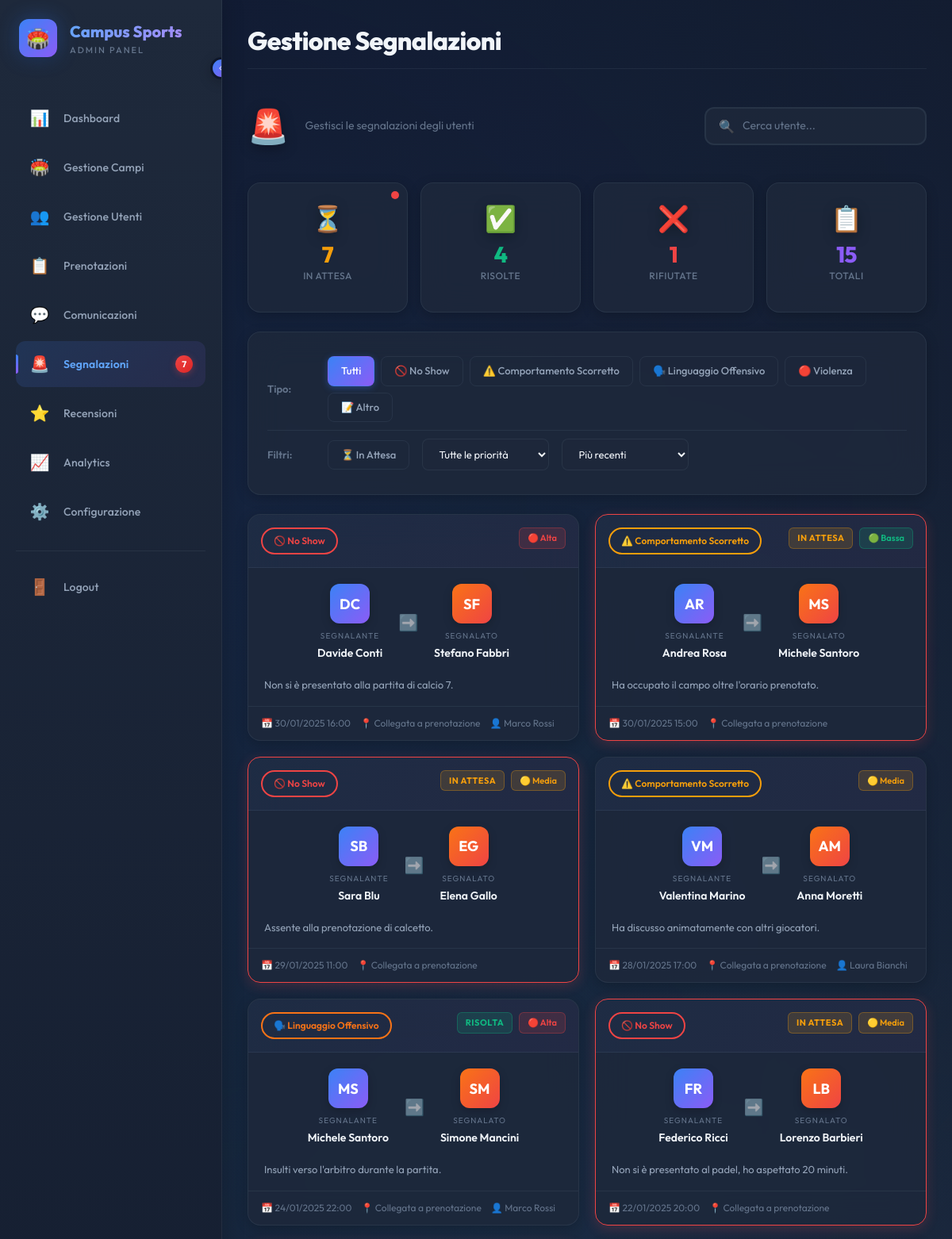
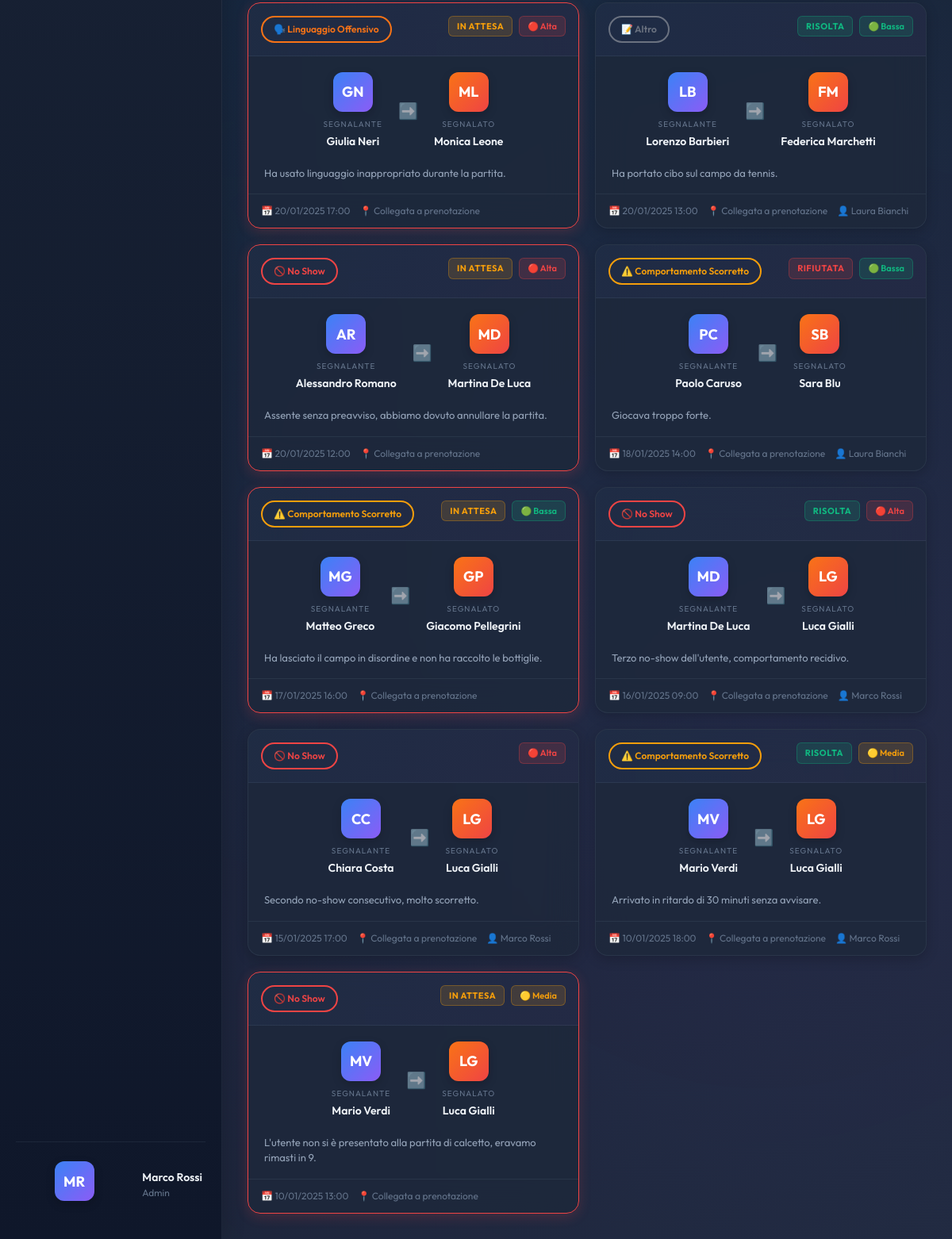
Before: /admin/segnalazioni.php (signed in) with the older database file (2 pictures, top to bottom).
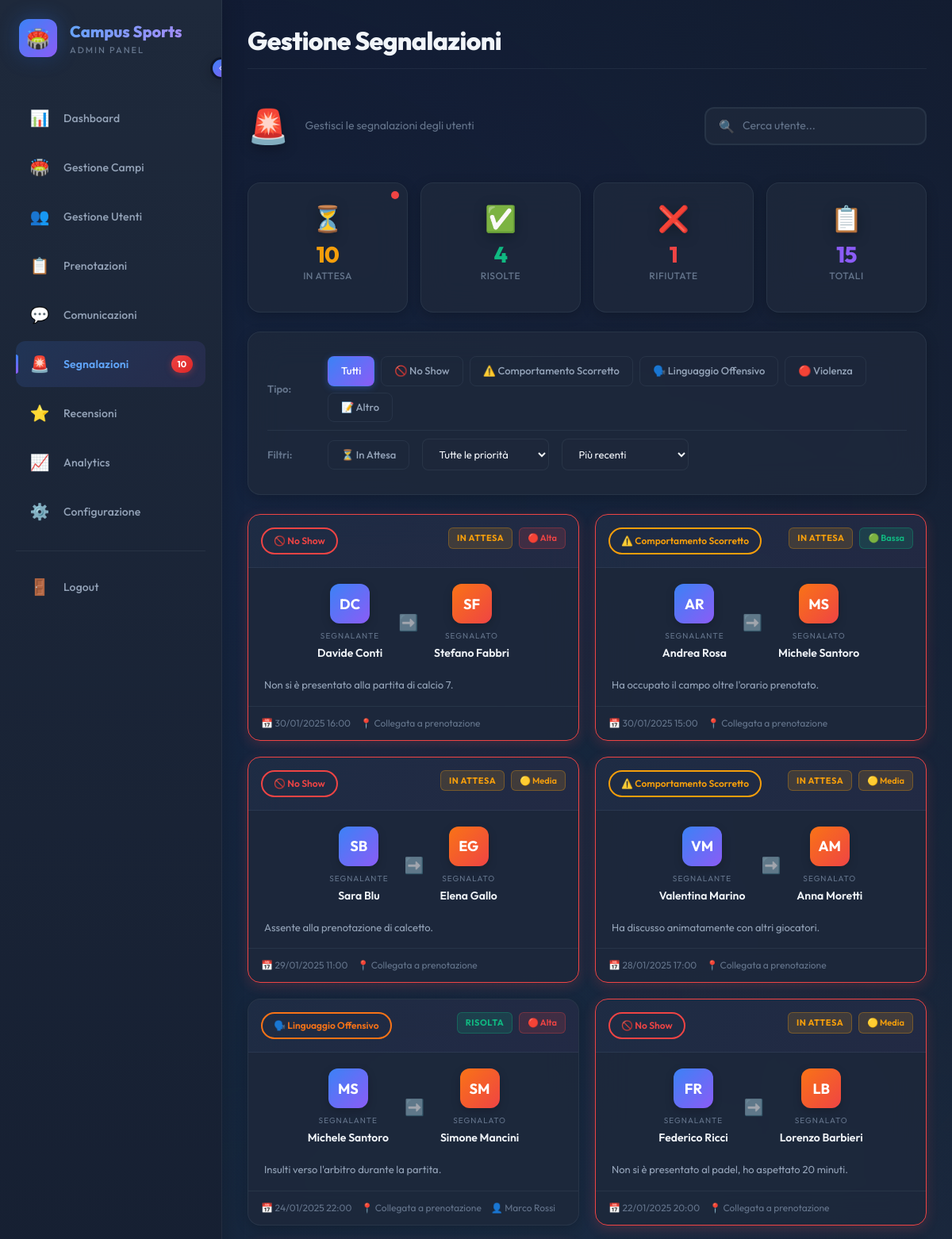
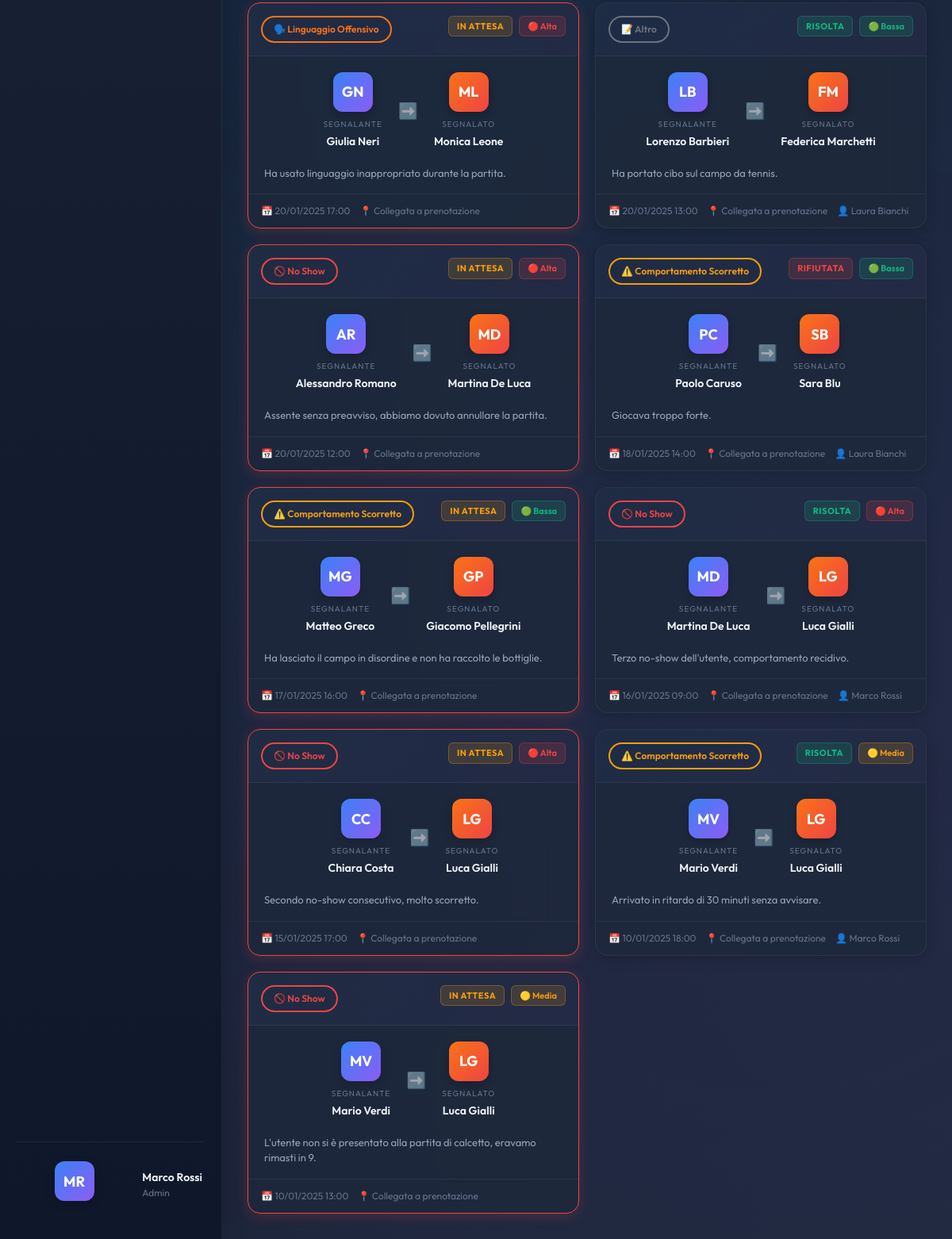
After: the same page with the newer database file (2 pictures, top to bottom).
### tables this page shows
CREATE TABLE IF NOT EXISTS `segnalazioni` (
  `segnalazione_id` INT NOT NULL AUTO_INCREMENT,
  `user_segnalante_id` INT NOT NULL,
  `user_segnalato_id` INT NOT NULL,
  `tipo` ENUM('no_show', 'comportamento_scorretto', 'linguaggio_offensivo', 'violenza', 'altro') NOT NULL,
  `descrizione` TEXT NOT NULL,
  `prenotazione_id` INT NULL,
  `stato` ENUM('pending', 'resolved', 'rejected') NOT NULL DEFAULT 'pending',
  `priorita` ENUM('bassa', 'media', 'alta') NOT NULL DEFAULT 'media',
  `admin_id` INT NULL,
  `azione_intrapresa` ENUM('nessuna', 'warning', 'penalty_points', 'sospensione', 'ban') NULL,
  `penalty_assegnati` INT NULL,
  `note_risoluzione` TEXT NULL,
  `created_at` DATETIME NOT NULL DEFAULT CURRENT_TIMESTAMP,
  `resolved_at` DATETIME NULL,
  PRIMARY KEY (`segnalazione_id`),
  INDEX `fk_segnalazioni_segnalante_idx` (`user_segnalante_id` ASC),
  INDEX `fk_segnalazioni_segnalato_idx` (`user_segnalato_id` ASC),
  INDEX `fk_segnalazioni_prenotazioni_idx` (`prenotazione_id` ASC),
  INDEX `fk_segnalazioni_admins_idx` (`admin_id` ASC),
  CONSTRAINT `fk_segnalazioni_segnalante`
    FOREIGN KEY (`user_segnalante_id`)
    REFERENCES `utenti_standard` (`user_id`)
    ON DELETE RESTRICT
    ON UPDATE CASCADE,
  CONSTRAINT `fk_segnalazioni_segnalato`
    FOREIGN KEY (`user_segnalato_id`)
    REFERENCES `utenti_standard` (`user_id`)
    ON DELETE RESTRICT
    ON UPDATE CASCADE,
  CONSTRAINT `fk_segnalazioni_prenotazioni`
    FOREIGN KEY (`prenotazione_id`)
    REFERENCES `prenotazioni` (`prenotazione_id`)
    ON DELETE SET NULL
    ON UPDATE CASCADE,
  CONSTRAINT `fk_segnalazioni_admins`
    FOREIGN KEY (`admin_id`)
    REFERENCES `admins` (`user_id`)
    ON DELETE SET NULL
    ON UPDATE CASCADE);

### admin/segnalazioni.php (called while the page is built, shortened)
<?php
require_once '../bootstrap.php';
$templateParams['stats'] = $dbh->getSegnalazioniStats();
$templateParams['tipi_segnalazione'] = $dbh->getTipiSegnalazione();
$filtri = [
    'stato' => $_GET['stato'] ?? '',
    'tipo' => $_GET['tipo'] ?? '',
    'priorita' => $_GET['priorita'] ?? '',
    'ordina' => $_GET['ordina'] ?? 'recenti',
    'search' => trim($_GET['search'] ?? ''),
    'data_da' => $_GET['data_da'] ?? '',
    'data_a' => $_GET['data_a'] ?? ''
];
$templateParams['filtri'] = $filtri;
$templateParams['segnalazioni'] = $dbh->getAllSegnalazioni($filtri);
$templateParams['titolo'] = 'Gestione Segnalazioni';
$templateParams['titolo_pagina'] = 'Gestione Segnalazioni';
$templateParams['nome'] = 'segnalazioni.php';
require 'template/base.php';
?>

### database/DatabaseHelper.php (called while the page is built, shortened)
<?php
class DatabaseHelper {
    private $db;
    public function __construct($servername, $username, $password, $dbname, $port) {
        $this->db = new mysqli($servername, $username, $password, $dbname, $port);
        $this->db->set_charset("utf8mb4");
    }
    public function getSegnalazioniPending() {
        $query = "SELECT COUNT(*) as totale FROM segnalazioni WHERE stato = 'pending'";
        $result = $this->db->query($query);
        return $result->fetch_assoc()['totale'] ?? 0;
    }
    public function getSegnalazioniStats() {
    $query = "SELECT
                COUNT(*) as totale,
                SUM(CASE WHEN stato = 'pending' THEN 1 ELSE 0 END) as pending,
                SUM(CASE WHEN stato = 'resolved' AND resolved_at >= DATE_SUB(NOW(), INTERVAL 7 DAY) THEN 1 ELSE 0 END) as resolved_week,
                SUM(CASE WHEN stato = 'resolved' THEN 1 ELSE 0 END) as resolved,
                SUM(CASE WHEN stato = 'rejected' THEN 1 ELSE 0 END) as rejected,
                SUM(CASE WHEN priorita = 'alta' AND stato = 'pending' THEN 1 ELSE 0 END) as alta_priorita_pending
              FROM segnalazioni";
    $result = $this->db->query($query);
    return $result->fetch_assoc();
    }
    public function getAllSegnalazioni($filtri = []) {
        $query = "SELECT
                    s.segnalazione_id, s.tipo, s.descrizione, s.stato, s.priorita,
                    s.created_at, s.resolved_at, s.azione_intrapresa, s.penalty_assegnati,
                    s.note_risoluzione, s.prenotazione_id,
                    u_segnalante.user_id as segnalante_id,
                    CONCAT(u_segnalante.nome, ' ', u_segnalante.cognome) as segnalante_nome,
                    u_segnalante.email as segnalante_email,
                    u_segnalato.user_id as segnalato_id,
                    CONCAT(u_segnalato.nome, ' ', u_segnalato.cognome) as segnalato_nome,
                    u_segnalato.email as segnalato_email,
                    u_segnalato.stato as segnalato_stato,
                    us_segnalato.penalty_points as segnalato_penalty,
                    CONCAT(u_admin.nome, ' ', u_admin.cognome) as admin_nome,
                    DATEDIFF(NOW(), s.created_at) as giorni_attesa,
                    (SELECT COUNT(*) FROM segnalazioni WHERE user_segnalato_id = s.user_segnalato_id) as segnalato_tot_segnalazioni
                  FROM segnalazioni s
                  JOIN users u_segnalante ON s.user_segnalante_id = u_segnalante.user_id
                  JOIN users u_segnalato ON s.user_segnalato_id = u_segnalato.user_id
                  LEFT JOIN utenti_standard us_segnalato ON s.user_segnalato_id = us_segnalato.user_id
                  LEFT JOIN users u_admin ON s.admin_id = u_admin.user_id
                  WHERE 1=1";
        $params = [];
        $types = '';
        $orderBy = " ORDER BY ";
        switch ($filtri['ordina'] ?? 'recenti') {
            default:
                $orderBy .= "s.created_at DESC";
        }
        $query .= $orderBy;
        if (!empty($params)) {
            $stmt = $this->db->prepare($query);
            $stmt->bind_param($types, ...$params);
            $stmt->execute();
            $result = $stmt->get_result();
        } else {
            $result = $this->db->query($query);
        }
        return $result->fetch_all(MYSQLI_ASSOC);
    }
    public function getTipiSegnalazione() {
        return [
            'no_show' => ['label' => 'No Show', 'icon' => '🚫', 'color' => '#EF4444'],
            'comportamento_scorretto' => ['label' => 'Comportamento Scorretto', 'icon' => '⚠️', 'color' => '#F59E0B'],
            'linguaggio_offensivo' => ['label' => 'Linguaggio Offensivo', 'icon' => '🗣️', 'color' => '#F97316'],
            'violenza' => ['label' => 'Violenza', 'icon' => '🔴', 'color' => '#DC2626'],
            'altro' => ['label' => 'Altro', 'icon' => '📝', 'color' => '#6B7280']
        ];
    }
}
?>

### bootstrap.php (called while the page is built, shortened)
<?php
require_once(__DIR__ . "/database/DatabaseHelper.php");
$dbh = new DatabaseHelper("localhost", "root", "", "campus_sports_arena", 3306);
?>

### admin/template/segnalazioni.php (the view, shortened to what the changed rows need)
<link rel="stylesheet" href="css/segnalazioni.css">
<link rel="stylesheet" href="css/modal-segnalazione.css">
<?php
function getInitials($nome) {
    $parts = explode(' ', $nome);
    $initials = '';
    foreach ($parts as $part) {
        $initials .= strtoupper(substr($part, 0, 1));
    }
    return substr($initials, 0, 2);
}
?>
<div class="gestione-header">
    <span class="header-icon">🚨</span>
    <p class="page-subtitle">Gestisci le segnalazioni degli utenti</p>
    <div class="search-box">
        <span class="search-icon">🔍</span>
        <input type="text" class="search-input" id="searchInput" placeholder="Cerca utente..."
               value="<?= htmlspecialchars($templateParams['filtri']['search'] ?? '') ?>">
    </div>
</div>
<div class="row g-3 mb-4">
    <div class="col-xl-3 col-md-6 col-6">
        <div class="kpi-card" data-color="orange" data-stato="pending">
            <span class="kpi-icon">⏳</span>
            <div class="kpi-value"><?= $templateParams['stats']['pending'] ?? 0 ?></div>
            <div class="kpi-label">In Attesa</div>
            <?php if (($templateParams['stats']['pending'] ?? 0) > 0): ?>
                <span class="notification-dot"></span>
            <?php endif; ?>
        </div>
    </div>
    <div class="col-xl-3 col-md-6 col-6">
        <div class="kpi-card" data-color="green" data-stato="resolved">
            <span class="kpi-icon">✅</span>
            <div class="kpi-value"><?= ($templateParams['stats']['resolved'] ?? 0) + ($templateParams['stats']['in_review'] ?? 0) ?></div>
            <div class="kpi-label">Risolte</div>
        </div>
    </div>
    <div class="col-xl-3 col-md-6 col-6">
        <div class="kpi-card" data-color="red" data-stato="rejected">
            <span class="kpi-icon">❌</span>
            <div class="kpi-value"><?= $templateParams['stats']['rejected'] ?? 0 ?></div>
            <div class="kpi-label">Rifiutate</div>
        </div>
    </div>
    <div class="col-xl-3 col-md-6 col-6">
        <div class="kpi-card" data-color="purple" data-stato="">
            <span class="kpi-icon">📋</span>
            <div class="kpi-value"><?= $templateParams['stats']['totale'] ?? 0 ?></div>
            <div class="kpi-label">Totali</div>
        </div>
    </div>
</div>
<div class="filters-card mb-4">
    <div class="filter-row">
        <span class="filter-label">Tipo:</span>
        <div class="filter-chips">
            <button type="button" class="filter-chip <?= empty($templateParams['filtri']['tipo']) ? 'active' : '' ?>" data-tipo="">
                Tutti
            </button>
            <?php foreach ($templateParams['tipi_segnalazione'] as $key => $tipo): ?>
                <button type="button" class="filter-chip <?= ($templateParams['filtri']['tipo'] ?? '') === $key ? 'active' : '' ?>"
                        data-tipo="<?= $key ?>">
                    <?= $tipo['icon'] ?> <?= $tipo['label'] ?>
                </button>
            <?php endforeach; ?>
        </div>
    </div>
    <div class="filter-row">
        <span class="filter-label">Filtri:</span>
        <button type="button" class="filter-chip stato-chip <?= ($templateParams['filtri']['stato'] ?? '') === 'pending' ? 'active' : '' ?>"
                data-stato-filter="pending">
            ⏳ In Attesa
        </button>
        <select id="filtroPriorita" class="sort-select">
            <option value="" <?= empty($templateParams['filtri']['priorita']) ? 'selected' : '' ?>>Tutte le priorità</option>
        </select>
        <select id="filtroOrdina" class="sort-select">
            <option value="recenti" <?= ($templateParams['filtri']['ordina'] ?? '') === 'recenti' ? 'selected' : '' ?>>Più recenti</option>
        </select>
    </div>
</div>
<div class="segnalazioni-grid">
    <?php if (empty($templateParams['segnalazioni'])): ?>
    <div class="no-results">
        <div class="no-results-icon">📭</div>
        <h3>Nessuna segnalazione trovata</h3>
        <p>Non ci sono segnalazioni che corrispondono ai filtri selezionati.</p>
    </div>
    <?php else: ?>
    <?php foreach ($templateParams['segnalazioni'] as $segnalazione):
        $tipoInfo = $templateParams['tipi_segnalazione'][$segnalazione['tipo']] ?? ['icon' => '📝', 'label' => $segnalazione['tipo'], 'color' => '#6B7280'];
        $isUrgent = $segnalazione['stato'] === 'pending';
        $statoCss = ($segnalazione['stato'] === 'in_review') ? 'resolved' : $segnalazione['stato'];
    ?>
    <div class="segnalazione-card <?= $isUrgent ? 'urgent' : '' ?>"
         data-id="<?= $segnalazione['segnalazione_id'] ?>"
         onclick="apriDettaglio(<?= $segnalazione['segnalazione_id'] ?>)">
        <div class="segnalazione-card-header">
            <div class="tipo-badge" style="--tipo-color: <?= $tipoInfo['color'] ?>; border-color: <?= $tipoInfo['color'] ?>; color: <?= $tipoInfo['color'] ?>;">
                <?= $tipoInfo['icon'] ?> <?= $tipoInfo['label'] ?>
            </div>
            <div class="badges-right">
                <span class="stato-badge stato-<?= $statoCss ?>">
                    <?php
                    $statoLabels = ['pending' => 'IN ATTESA', 'in_review' => 'RISOLTA', 'resolved' => 'RISOLTA', 'rejected' => 'RIFIUTATA'];
                    echo $statoLabels[$segnalazione['stato']] ?? $segnalazione['stato'];
                    ?>
                </span>
                <?php if ($segnalazione['priorita'] === 'alta'): ?>
                    <span class="priorita-badge alta">🔴 Alta</span>
                <?php elseif ($segnalazione['priorita'] === 'media'): ?>
                    <span class="priorita-badge media">🟡 Media</span>
                <?php else: ?>
                    <span class="priorita-badge bassa">🟢 Bassa</span>
                <?php endif; ?>
            </div>
        </div>
        <div class="segnalazione-users">
            <div class="user-box">
                <div class="user-avatar segnalante"><?= getInitials($segnalazione['segnalante_nome']) ?></div>
                <div class="user-label">SEGNALANTE</div>
                <div class="user-name"><?= htmlspecialchars($segnalazione['segnalante_nome']) ?></div>
            </div>
            <div class="arrow-separator">➡️</div>
            <div class="user-box">
                <div class="user-avatar segnalato"><?= getInitials($segnalazione['segnalato_nome']) ?></div>
                <div class="user-label">SEGNALATO</div>
                <div class="user-name"><?= htmlspecialchars($segnalazione['segnalato_nome']) ?></div>
            </div>
        </div>
        <div class="segnalazione-description">
            <?= htmlspecialchars(mb_substr($segnalazione['descrizione'], 0, 100)) ?><?= mb_strlen($segnalazione['descrizione']) > 100 ? '...' : '' ?>
        </div>
        <div class="segnalazione-footer">
            <div class="footer-meta">
                <span>📅 <?= date('d/m/Y H:i', strtotime($segnalazione['created_at'])) ?></span>
                <?php if ($segnalazione['prenotazione_id']): ?>
                    <span>📍 Collegata a prenotazione</span>
                <?php endif; ?>
                <?php if ($segnalazione['admin_nome']): ?>
                    <span>👤 <?= htmlspecialchars($segnalazione['admin_nome']) ?></span>
                <?php endif; ?>
            </div>
        </div>
    </div>
    <?php endforeach; ?>
    <?php endif; ?>
</div>

### admin/template/base.php (shortened to what the changed rows need)
<!DOCTYPE html>
<html lang="it">
<head>
    <?php
    global $dbh;
    $segnalazioniPendingCount = isset($dbh) ? $dbh->getSegnalazioniPending() : 0;
    ?>
    <link href="https://cdn.jsdelivr.net/npm/bootstrap@5.3.2/dist/css/bootstrap.min.css" rel="stylesheet">
    <link href="https://cdn.jsdelivr.net/npm/bootstrap-icons@1.11.1/font/bootstrap-icons.css" rel="stylesheet">
    <link rel="stylesheet" href="../css/style.css">
</head>
<body>
    <div class="app-container">
        <aside class="sidebar" id="sidebar">
            <nav class="sidebar-nav">
                <ul class="nav flex-column">
                    <li class="nav-item">
                        <a href="segnalazioni.php" class="nav-link <?php if(basename($_SERVER['PHP_SELF']) == 'segnalazioni.php') echo 'active'; ?>">
                            <span class="nav-icon">🚨</span>
                            <span class="nav-text">Segnalazioni</span>
                            <?php if($segnalazioniPendingCount > 0): ?>
                            <span class="nav-badge"><?php echo $segnalazioniPendingCount; ?></span>
                            <?php endif; ?>
                        </a>
                    </li>
                </ul>
            </nav>
        </aside>
        <main class="main-content">
            <header class="content-header">
                <h2><?php echo $templateParams["titolo_pagina"]; ?></h2>
            </header>
            <section class="content-body">
                <?php
                if(isset($templateParams["nome"])){
                    require("template/" . $templateParams["nome"]);
                }
                ?>
            </section>
        </main>
    </div>
</body>
</html>

Changed rows visible on the page:
changed segnalazioni "Non si è presentato alla partita di calcio 7.": stato (not shown) → "IN ATTESA"; admin_nome "Marco Rossi" → (not shown)
changed segnalazioni "Ha discusso animatamente con altri giocatori.": stato (not shown) → "IN ATTESA"; admin_nome "Laura Bianchi" → (not shown)
changed segnalazioni "Secondo no-show consecutivo, molto scorretto.": stato (not shown) → "IN ATTESA"; admin_nome "Marco Rossi" → (not shown)
Other visible differences:
$segnalazioniPendingCount: "7" → "10"
$templateParams['stats']['pending']: "7" → "10"
